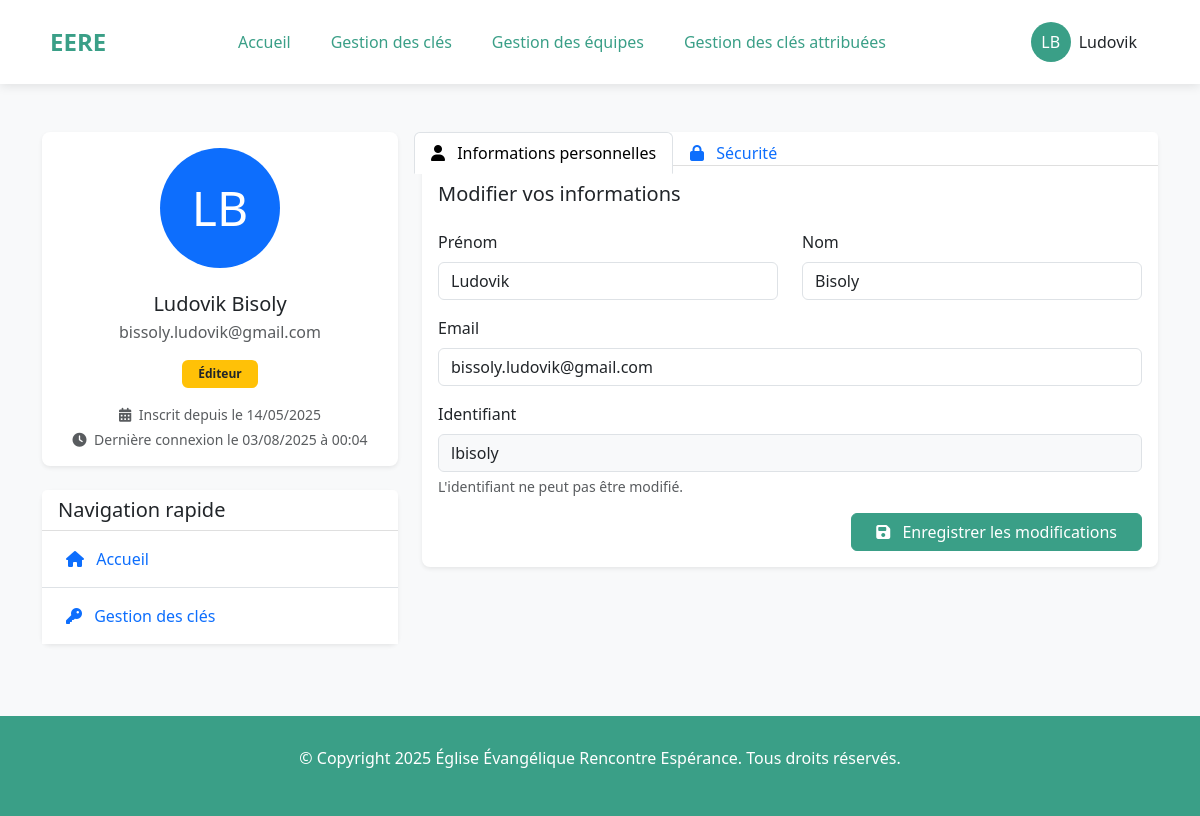
/profile/ (signed in), run on an earlier commit of the app's database.
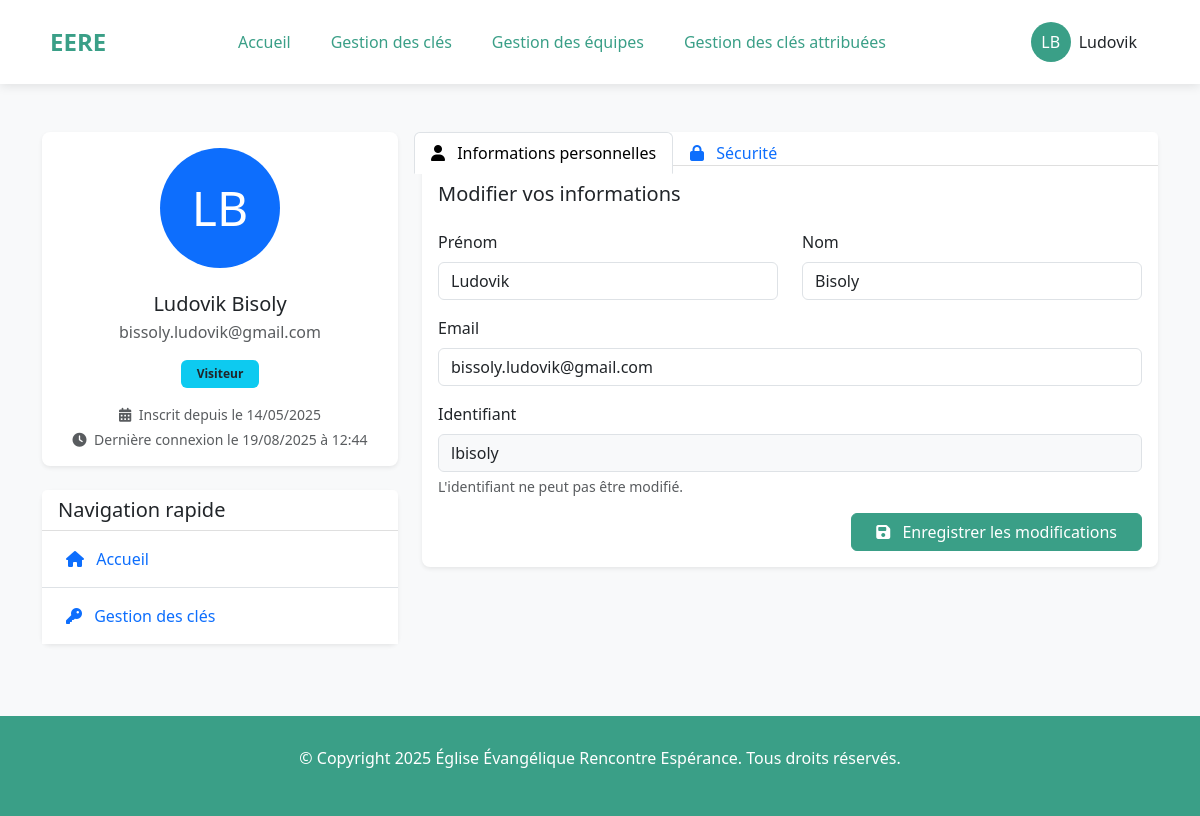
And on a later commit of the database.
### listings/models.py (models this page shows, shortened)
class Owner(AbstractUser):
    ADMINISTRATOR = 'admin'
    EDITOR = 'editor'
    VISITOR = 'visitor'
    ROLE_CHOICES = [
        (ADMINISTRATOR, 'Administrateur'),
        (EDITOR, 'Éditeur'),                # Peut modifier mais pas administrer
        (VISITOR, 'Visiteur'),              # Accès en lecture seule
    ]
    role = models.CharField(
        max_length=10,
        choices=ROLE_CHOICES,
        default=VISITOR,
        help_text="Détermine les permissions de l'utilisateur dans l'application"
    )
    groups = models.ManyToManyField(
        'auth.Group',
        verbose_name='groups',
        blank=True,
        help_text='The groups this user belongs to.',
        related_name='owner_set',
        related_query_name='owner',
    )
    user_permissions = models.ManyToManyField(
        'auth.Permission',
        verbose_name='user permissions',
        blank=True,
        help_text='Specific permissions for this user.',
        related_name='owner_set',
        related_query_name='owner',
    )
    class Meta:
        verbose_name = "Gestionnaire"
        verbose_name_plural = "Gestionnaires"
    def is_admin(self):
        return self.role == self.ADMINISTRATOR

### listings/views.py (the view, shortened to what this page needs)
# urls.py: path('profile/', views.profile_view, name='profile'),
@login_required
def profile_view(request):
    form = OwnerUpdateForm(instance=request.user)
    password_form = CustomPasswordChangeForm(
        user=request.user)  # Le paramètre user est important!
    context = {
        'form': form,
        'password_form': password_form,
    }
    return render(request, 'listings/profile.html', context)

### listings/forms.py
class OwnerUpdateForm(forms.ModelForm):
    class Meta:
        model = Owner
        fields = ('first_name', 'last_name', 'email')
        widgets = {
            'first_name': forms.TextInput(attrs={'class': 'form-control', 'id': 'id_first_name'}),
            'last_name': forms.TextInput(attrs={'class': 'form-control', 'id': 'id_last_name'}),
            'email': forms.EmailInput(attrs={'class': 'form-control', 'id': 'id_email'})
        }

class CustomPasswordChangeForm(PasswordChangeForm):
    old_password = forms.CharField(
        widget=forms.PasswordInput(
            attrs={'class': 'form-control', 'placeholder': 'Ancien mot de passe', 'id': 'id_old_password'})
    )
    new_password1 = forms.CharField(
        widget=forms.PasswordInput(
            attrs={'class': 'form-control', 'placeholder': 'Nouveau mot de passe', 'id': 'id_new_password1'})
    )
    new_password2 = forms.CharField(
        widget=forms.PasswordInput(
            attrs={'class': 'form-control', 'placeholder': 'Confirmer le nouveau mot de passe', 'id': 'id_new_password2'})
    )

### listings/utils.py (called while the page is built)
def set_current_user(user):
    _thread_locals.user = user

### listings/templates/listings/profile.html (shortened to what the changed rows need)
{% extends "listings/base.html" %}
{% load static %}
{% block content %}
<div class="container py-5">
    <div class="row">
        <div class="col-lg-4">
            <div class="card mb-4 shadow-sm border-0 rounded-lg">
                <div class="card-body text-center">
                    <div class="d-flex justify-content-center mb-4">
                        <div class="rounded-circle bg-primary text-white d-flex align-items-center justify-content-center mx-auto" style="width: 120px; height: 120px; font-size: 48px;">
                            {{ user.first_name|first }}{{ user.last_name|first }}
                        </div>
                    </div>
                    <h5 class="mb-1">{{ user.first_name }} {{ user.last_name }}</h5>
                    <p class="text-muted mb-3">{{ user.email }}</p>
                    <div class="mb-3">
                        <span class="badge {% if user.role == 'admin' %}bg-danger{% elif user.role == 'editor' %}bg-warning text-dark{% else %}bg-info text-dark{% endif %} px-3 py-2">
                            {{ user.get_role_display }}
                        </span>
                    </div>
                    <div class="small text-muted mt-3">
                        <i class="fas fa-calendar-alt me-1"></i> Inscrit depuis le {{ user.date_joined|date:"d/m/Y" }}
                    </div>
                    <div class="small text-muted mt-1">
                        <i class="fas fa-clock me-1"></i> Dernière connexion le {{ user.last_login|date:"d/m/Y à H:i" }}
                    </div>
                </div>
            </div>
        </div>
        <div class="col-lg-8">
            <div class="card shadow-sm border-0 rounded-lg mb-4">
                <div class="card-body">
                    <div class="tab-content" id="profileTabsContent">
                        <div class="tab-pane fade show active" id="info" role="tabpanel" aria-labelledby="info-tab">
                            <form method="post" action="{% url 'profile' %}" class="needs-validation" novalidate>
                                <div class="row mb-3">
                                    <div class="col-md-6">
                                        <label for="{{ form.first_name.id_for_label }}" class="form-label">Prénom</label>
                                        {{ form.first_name }}
                                    </div>
                                    <div class="col-md-6">
                                        <label for="{{ form.last_name.id_for_label }}" class="form-label">Nom</label>
                                        {{ form.last_name }}
                                    </div>
                                </div>
                                <div class="mb-3">
                                    <label for="{{ form.email.id_for_label }}" class="form-label">Email</label>
                                    {{ form.email }}
                                </div>
                                <div class="mb-3">
                                    <label for="username" class="form-label">Identifiant</label>
                                    <input type="text" class="form-control bg-light" id="username" value="{{ user.username }}" readonly>
                                    <div class="form-text text-muted">
                                        L'identifiant ne peut pas être modifié.
                                    </div>
                                </div>
                            </form>
                        </div>
                    </div>
                </div>
            </div>
        </div>
    </div>
</div>
{% endblock %}

### listings/templates/listings/base.html (shortened to what this page needs)
<!DOCTYPE html>
{% load static %}
<html lang="fr">
<head>
    <link href="https://cdn.jsdelivr.net/npm/bootstrap@5.3.0/dist/css/bootstrap.min.css" rel="stylesheet">
    <link rel="stylesheet" href="https://cdnjs.cloudflare.com/ajax/libs/font-awesome/6.4.0/css/all.min.css">
</head>
<body>
    <header class="top-header">
        <div class="logo" onclick="window.location.href='{% url 'home' %}'">EERE</div>
        <nav class="nav-menu">
            <a href="{% url 'home' %}" id="menu-home">Accueil</a>
            <a href="{% url 'key_list' %}" id="menu-key_list">Gestion des clés</a>
            <a href="{% url 'team_list' %}" id="menu-team_list">Gestion des équipes</a>
            <a href="{% url 'user_keys' %}" id="menu-user_keys">Gestion des clés attribuées</a>
        </nav>
        {% if request.user.is_authenticated %}
        <div class="user-menu dropdown">
            <button class="btn dropdown-toggle" type="button" id="userMenuButton" data-bs-toggle="dropdown" aria-expanded="false">
                <div class="d-flex align-items-center">
                    <div class="user-initials me-2">
                        {{ request.user.first_name|first }}{{ request.user.last_name|first }}
                    </div>
                    <span class="d-none d-md-inline">{{ request.user.first_name }}</span>
                </div>
            </button>
        </div>
        {% endif %}
    </header>
    <main role="main">
        {% block content %}{% endblock %}
    </main>
    <footer class="footer" id="contact">
        <p>&copy; Copyright {% now "Y" %} Église Évangélique Rencontre Espérance. Tous droits réservés.</p>
    </footer>
</body>
</html>

What changed in the data, as far as the page shows it:
changed Owner "Ludovik": role "Éditeur" → "Visiteur"; last_login "03/08/2025 à 00:04" → "19/08/2025 à 12:44"
